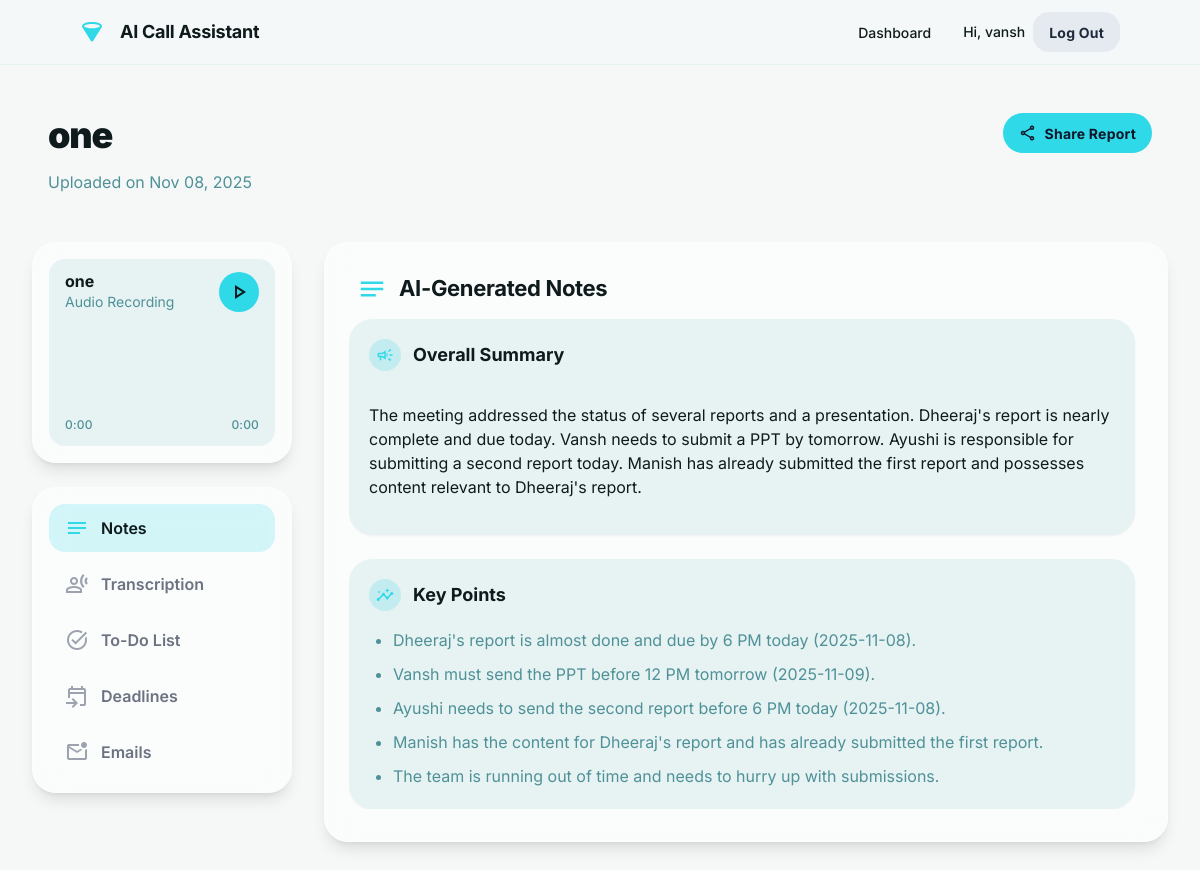
The app's page /analysis/1/ (signed in) with its own data.
### core/models.py (models this page shows, shortened)
class AudioFile(models.Model):
    user = models.ForeignKey(User, on_delete=models.CASCADE, related_name="audio_files")
    title = models.CharField(max_length=255, blank=True, null=True)
    audio_file = models.FileField(upload_to='uploads/audio/')
    uploaded_at = models.DateTimeField(auto_now_add=True)
    keep_note_name = models.CharField(max_length=255, blank=True, null=True)

class Summary(models.Model):
    audio = models.OneToOneField(AudioFile, related_name='summary', on_delete=models.CASCADE)
    text = models.TextField()

class ImportantPoint(models.Model):
    audio = models.ForeignKey(AudioFile, related_name='important_points', on_delete=models.CASCADE)
    text = models.TextField()
    is_added_to_calendar = models.BooleanField(default=False)

### core/views.py (the view)
# urls.py: path('analysis/<int:audio_id>/', views.summary_view, name='summary_view'),
@login_required
def summary_view(request, audio_id):
    audio_file = get_object_or_404(AudioFile, id=audio_id, user=request.user)
    try:
        summary = audio_file.summary
    except ObjectDoesNotExist:
        summary = None
    important_points = audio_file.important_points.all()
    context = {
        'audio': audio_file,
        'summary': summary,
        'important_points': important_points, # Pass this to the template
        'active_page': 'summary' # 👈 To highlight the nav link
    }
    return render(request, 'core/summary.html', context)

### templates/core/summary.html
{% extends 'core/analysis_base.html' %}
{% block content %}
<div class="p-4 sm:p-6 bg-white/50 dark:bg-black/20 rounded-xl backdrop-blur-lg border border-white/30 dark:border-black/30 shadow-lg min-h-[600px]">
<h2 class="text-[#0e1a1b] dark:text-white text-[22px] font-bold leading-tight tracking-[-0.015em] px-2 pb-3 pt-1 flex items-center gap-3">
<span class="material-symbols-outlined text-primary text-3xl">notes</span>
<span>AI-Generated Notes</span>
</h2>
<div class="space-y-6 max-h-[calc(100vh-250px)] overflow-y-auto pr-2">
    <div class="flex flex-col gap-4 rounded-xl bg-[#e7f2f3] dark:bg-white/10 p-5 shadow-sm">
        <div class="flex items-center gap-3">
            <div class="flex size-8 items-center justify-center rounded-full bg-primary/20 text-primary">
                <span class="material-symbols-outlined text-lg">campaign</span>
            </div>
            <h3 class="text-lg font-bold text-[#0e1a1b] dark:text-white">Overall Summary</h3>
        </div>
        {% if summary %}
            <p class="text-base font-normal leading-relaxed text-[#4e9197] dark:text-gray-300">
                {{ summary.text|linebreaks }}
            </p>
        {% else %}
            <p class="text-base font-normal leading-relaxed text-[#4e9197] dark:text-gray-300">
                No summary was generated for this file.
            </p>
        {% endif %}
    </div>
    <div class="flex flex-col gap-4 rounded-xl bg-[#e7f2f3] dark:bg-white/10 p-5 shadow-sm">
        <div class="flex items-center gap-3">
            <div class="flex size-8 items-center justify-center rounded-full bg-primary/20 text-primary">
                <span class="material-symbols-outlined text-lg">insights</span>
            </div>
            <h3 class="text-lg font-bold text-[#0e1a1b] dark:text-white">Key Points</h3>
        </div>
        {% if important_points %}
            <ul class="list-disc space-y-2 pl-6 text-base font-normal leading-relaxed text-[#4e9197] dark:text-gray-300">
                {% for point in important_points %}
                    <li>{{ point.text }}</li>
                {% endfor %}
            </ul>
        {% else %}
            <p class="text-base font-normal leading-relaxed text-[#4e9197] dark:text-gray-300">
                No important points were extracted.
            </p>
        {% endif %}
    </div>
</div>
</div>
{% endblock %}

### templates/core/analysis_base.html (shortened to what this page needs)
{% load socialaccount %}
<!DOCTYPE html>
<html class="light" lang="en"><head>
<script src="https://cdn.tailwindcss.com?plugins=forms,container-queries"></script>
</head>
<body class="font-display bg-background-light dark:bg-background-dark text-[#0e1a1b] dark:text-gray-200">
<div class="relative flex h-auto min-h-screen w-full flex-col group/design-root overflow-x-hidden">
<div class="layout-container flex h-full grow flex-col">
<header class="flex items-center justify-between whitespace-nowrap border-b border-solid border-b-[#e7f2f3] dark:border-b-gray-800 px-4 sm:px-10 lg:px-20 py-3 sticky top-0 z-50 bg-background-light/80 dark:bg-background-dark/80 backdrop-blur-sm">
<div class="flex items-center gap-8">
<div class="flex items-center gap-4 text-[#0e1a1b] dark:text-white">
<div class="size-6 text-primary">
</div>
<h2 class="text-lg font-bold leading-tight tracking-[-0.015em]">AI Call Assistant</h2>
</div>
</div>
<div class="flex flex-1 justify-end gap-2 sm:gap-4 md:gap-8 items-center">
<div class="hidden md:flex items-center gap-9">
    <a class="text-[#0e1a1b] dark:text-gray-300 hover:text-primary dark:hover:text-primary text-sm font-medium leading-normal" href="{% url 'dashboard' %}">Dashboard</a>
</div>
<div class="flex gap-2">
    {% if user.is_authenticated %}
        <span class="hidden sm:flex items-center text-[#0e1a1b] dark:text-gray-300 text-sm font-medium">
            Hi, {{ user.first_name|default:user.username }}
        </span>
        <form method="POST" action="{% url 'account_logout' %}">
            <button type="submit" class="flex min-w-[84px] cursor-pointer items-center justify-center overflow-hidden rounded-lg h-10 px-4 bg-slate-200/80 dark:bg-slate-700/80 text-slate-800 dark:text-white text-sm font-bold leading-normal tracking-[0.015em] hover:bg-slate-300 dark:hover:bg-slate-600 transition-colors">
                <span class="truncate">Log Out</span>
            </button>
        </form>
    {% endif %}
</div>
</div>
</header>
<main class="flex-1 px-4 sm:px-6 lg:px-8 py-8">
<div class="max-w-screen-xl mx-auto">
<div class="flex flex-wrap justify-between gap-4 p-4 mb-8">
<div class="flex min-w-72 flex-col gap-3">
<h1 class="text-[#0e1a1b] dark:text-white text-4xl font-black leading-tight tracking-[-0.033em]">{{ audio.title }}</h1>
<p class="text-[#4e9197] dark:text-gray-400 text-base font-normal leading-normal">Uploaded on {{ audio.uploaded_at|date:"M d, Y" }}</p>
</div>
<button class="flex min-w-[84px] max-w-[480px] cursor-pointer items-center justify-center overflow-hidden rounded-xl h-10 px-4 bg-primary text-slate-900 text-sm font-bold leading-normal tracking-[0.015em] gap-2">
<span class="material-symbols-outlined text-lg">share</span>
<span class="truncate">Share Report</span>
</button>
</div>
<div class="grid grid-cols-1 md:grid-cols-12 gap-8">
<div class="md:col-span-4 lg:col-span-3">
<div class="flex flex-col gap-6 sticky top-28">
<div class="p-4 bg-white/50 dark:bg-black/20 rounded-xl backdrop-blur-lg border border-white/30 dark:border-black/30 shadow-lg">
    <div class="flex flex-col gap-3 rounded-lg bg-[#e7f2f3] dark:bg-white/10 px-4 py-3">
        <div class="flex items-center gap-4 overflow-hidden">
            <div class="flex-1">
                <p class="text-[#0e1a1b] dark:text-white text-base font-bold leading-tight truncate">{{ audio.title }}</p>
                <p class="text-[#4e9197] dark:text-gray-400 text-sm font-normal leading-normal truncate">Audio Recording</p>
            </div>
            <button id="player-play-pause" type="button" class="flex shrink-0 items-center justify-center rounded-full size-10 bg-primary text-[#0e1a1b]">
                <span id="player-play-icon" class="material-symbols-outlined text-2xl">play_arrow</span>
            </button>
        </div>
        <div id="waveform" class="w-full h-20">
            </div>
        <div class="flex items-center justify-between">
            <p id="player-current-time" class="text-[#4e9197] dark:text-gray-400 text-xs font-medium leading-normal tracking-[0.015em]">0:00</p>
            <p id="player-total-time" class="text-[#4e9197] dark:text-gray-400 text-xs font-medium leading-normal tracking-[0.015em]">0:00</p>
        </div>
    </div>
</div>
<nav class="flex flex-col gap-2 p-4 bg-white/50 dark:bg-black/20 rounded-xl backdrop-blur-lg border border-white/30 dark:border-black/30 shadow-lg">
    <a href="{% url 'summary_view' audio.id %}" class="group flex items-center gap-3 rounded-lg px-4 py-3 text-left font-semibold transition-all duration-200
        {% if active_page == 'summary' %}
            text-[#0e1a1b] dark:text-white bg-primary/20 dark:bg-primary/30
        {% else %}
            text-gray-500 dark:text-gray-400 hover:bg-gray-200/50 dark:hover:bg-white/10
        {% endif %}">
        <span class="material-symbols-outlined {% if active_page == 'summary' %}text-primary{% else %}text-gray-400 dark:text-gray-500 group-hover:text-primary{% endif %}">notes</span>
        <span>Notes</span>
    </a>
    <a href="{% url 'transcription_view' audio.id %}" class="group flex items-center gap-3 rounded-lg px-4 py-3 text-left font-semibold transition-all duration-200
        {% if active_page == 'transcription' %}
            text-[#0e1a1b] dark:text-white bg-primary/20 dark:bg-primary/30
        {% else %}
            text-gray-500 dark:text-gray-400 hover:bg-gray-200/50 dark:hover:bg-white/10
        {% endif %}">
        <span class="material-symbols-outlined {% if active_page == 'transcription' %}text-primary{% else %}text-gray-400 dark:text-gray-500 group-hover:text-primary{% endif %}">transcribe</span>
        <span>Transcription</span>
    </a>
    <a href="{% url 'todo_view' audio.id %}" class="group flex items-center gap-3 rounded-lg px-4 py-3 text-left font-semibold transition-all duration-200
        {% if active_page == 'todos' %}
            text-[#0e1a1b] dark:text-white bg-primary/20 dark:bg-primary/30
        {% else %}
            text-gray-500 dark:text-gray-400 hover:bg-gray-200/50 dark:hover:bg-white/10
        {% endif %}">
        <span class="material-symbols-outlined {% if active_page == 'todos' %}text-primary{% else %}text-gray-400 dark:text-gray-500 group-hover:text-primary{% endif %}">task_alt</span>
        <span>To-Do List</span>
    </a>
    <a href="{% url 'deadlines_view' audio.id %}" class="group flex items-center gap-3 rounded-lg px-4 py-3 text-left font-semibold transition-all duration-200
        {% if active_page == 'deadlines' %}
            text-[#0e1a1b] dark:text-white bg-primary/20 dark:bg-primary/30
        {% else %}
            text-gray-500 dark:text-gray-400 hover:bg-gray-200/50 dark:hover:bg-white/10
        {% endif %}">
        <span class="material-symbols-outlined {% if active_page == 'deadlines' %}text-primary{% else %}text-gray-400 dark:text-gray-500 group-hover:text-primary{% endif %}">event_upcoming</span>
        <span>Deadlines</span>
    </a>
    <a href="{% url 'email_view' audio.id %}" class="group flex items-center gap-3 rounded-lg px-4 py-3 text-left font-semibold transition-all duration-200
        {% if active_page == 'email' %}
            text-[#0e1a1b] dark:text-white bg-primary/20 dark:bg-primary/30
        {% else %}
            text-gray-500 dark:text-gray-400 hover:bg-gray-200/50 dark:hover:bg-white/10
        {% endif %}">
        <span class="material-symbols-outlined {% if active_page == 'email' %}text-primary{% else %}text-gray-400 dark:text-gray-500 group-hover:text-primary{% endif %}">mark_email_unread</span>
        <span>Emails</span>
    </a>
</nav>
</div>
</div>
<div class="md:col-span-8 lg:col-span-9">
{% block content %}
{% endblock %}
</div>
</div>
</div>
</main>
</div>
</div>
</body></html>

### templates/core/analysis_base.html (style rules this page uses)
.material-symbols-outlined { font-variation-settings: 'FILL' 0, 'wght' 400, 'GRAD' 0, 'opsz' 24; }

### records on screen
AudioFile: title "one", uploaded_at "Nov 08, 2025"
Summary: text "The meeting addressed the status of several reports and a presentation. Dheeraj's report is nearly complete and due today. Vansh needs to submit a PPT by tomorrow. Ayushi is responsible for submitting a second report today. Manish has already submitted the first report and possesses content relevant to Dheeraj's report."
ImportantPoint: text "Dheeraj's report is almost done and due by 6 PM today (2025-11-08)."
ImportantPoint: text "Vansh must send the PPT before 12 PM tomorrow (2025-11-09)."
ImportantPoint: text "Ayushi needs to send the second report before 6 PM today (2025-11-08)."
ImportantPoint: text "Manish has the content for Dheeraj's report and has already submitted the first report."
ImportantPoint: text "The team is running out of time and needs to hurry up with submissions."

### other values on screen
{{ user.first_name|default:user.username }} "vansh"
